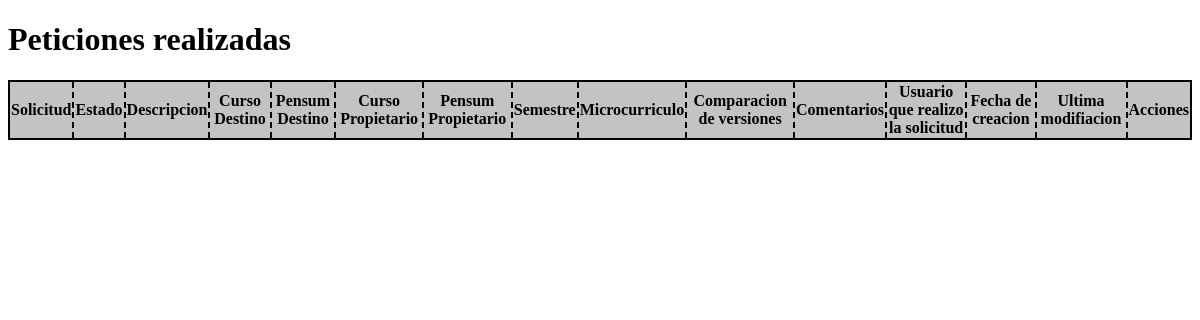
/peticiones/ (signed in), run on an earlier commit of the app's database.
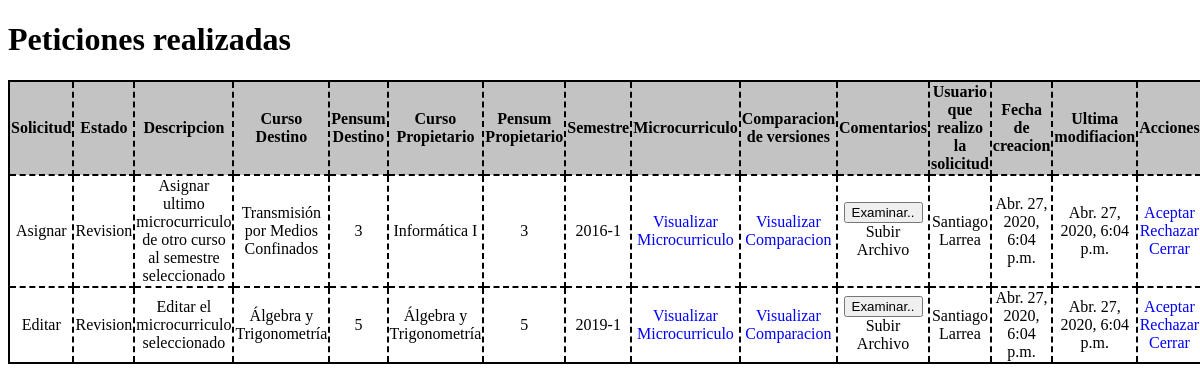
And on a later commit of the database.
### core/models.py (models this page shows, shortened)
class Solicitud(models.Model):
    id = models.AutoField(primary_key=True)
    soli = models.CharField(max_length=255, verbose_name="Solicitud")
    estado = models.CharField(max_length=255, verbose_name="Estado")
    descripcion = models.TextField(verbose_name="Descripcion")
    curso_destino = models.CharField(max_length=255, verbose_name="Curso Destino")
    pensum_destino = models.CharField(max_length=255, verbose_name="Pensum Destino")
    curso_propietario = models.CharField(max_length=255, verbose_name="Curso Propietario")
    pensum_propietario = models.CharField(max_length=255, verbose_name="Pensum Propietario")
    semestre_asignar = models.CharField(max_length=255, verbose_name="Semestre a asignar")
    vigencias_original = models.CharField(max_length=255, verbose_name="Vigencia Original",null=True)
    microcurriculo = models.ForeignKey(Microcurriculum_2,verbose_name="Microcurriculo",on_delete=models.SET_NULL,null=True)
    archivo = models.FileField(upload_to="files/",verbose_name="Comentarios")
    usuario = models.CharField(max_length=255, verbose_name="Usuario que realizo la peticion")
    coordinador = models.CharField(max_length=255, verbose_name="Coordinador que estudio la peticion")
    original = models.CharField(max_length=255, verbose_name="Microcurriculo Original")
    tipo = models.CharField(max_length=255, verbose_name="Tipo")
    created = models.DateTimeField(auto_now_add=True, verbose_name="Fecha de creacion")
    updated = models.DateTimeField(auto_now=True, verbose_name="Fecha de actualizacion")
    class Meta:
        verbose_name = "Solicitud"
        verbose_name_plural = "Solicitudes"
        ordering = ["id"]

### core/views.py (the view, shortened to what this page needs)
# urls.py: path('peticiones/',views.peticiones,name="peticiones")
def peticiones(request):
    if request.user.is_authenticated:
        if (str(request.user.groups.all()[0])=='Coordinador' or str(request.user.groups.all()[0])=='Editor'):
            peticion=Solicitud.objects.all()
            return render(request, "core/peticiones.html",{'solicitudes':peticion})
        else:
            return redirect('/nucleo')
    return redirect('/login')

### core/templatetags/auth_extras.py (called while the page is built)
@register.filter(name='has_group')
def has_group(user, group_name):
    group = Group.objects.get(name=group_name)
    return True if group in user.groups.all() else False

### core/templates/core/peticiones.html (shortened to what this page needs)
<!DOCTYPE html>
<html lang="es">
{% load auth_extras %}
{% load static %}
<head>
</head>
<h1>Peticiones realizadas</h1>
<body>
    <form method="POST" enctype="multipart/form-data">
        <table>
            <tr class="td1">
                <td><strong>Solicitud</strong></td>
                <td><strong>Estado</strong></td>
                <td><strong>Descripcion</strong></td>
                <td><strong>Curso Destino</strong></td>
                <td><strong>Pensum Destino</strong></td>
                <td><strong>Curso Propietario</strong></td>
                <td><strong>Pensum Propietario</strong></td>
                <td><strong>Semestre</strong></td>
                <td><strong>Microcurriculo</strong></td>
                <td><strong>Comparacion de versiones</strong></td>
                <td><strong>Comentarios</strong></td>
                {% if request.user|has_group:"Coordinador" %}
                    <td><strong>Usuario que realizo la solicitud</strong></td>
                {% elif request.user|has_group:"Editor" %}
                    <td><strong>Usuario que estudio la solicitud</strong></td>
                {% endif %}
                <td><strong>Fecha de creacion</strong></td>
                <td><strong>Ultima modifiacion</strong></td>
                <td><strong>Acciones</strong></td>
            </tr>
            {% for solicitud in solicitudes %}
            {% if solicitud.tipo == "Abierto"%}
                {% if request.user|has_group:"Coordinador" %}
                    <tr>
                        <td id="soli{{solicitud.microcurriculo.id}}" name="soli{{solicitud.microcurriculo.id}}">{{solicitud.soli}}</td>
                        <td id="estado{{solicitud.microcurriculo.id}}" name="estado{{solicitud.microcurriculo.id}}">{{solicitud.estado}}</td>
                        <td id="descripcion{{solicitud.microcurriculo.id}}" name="descripcion{{solicitud.microcurriculo.id}}">{{solicitud.descripcion}}</td>
                        <td id="curso_d{{solicitud.microcurriculo.id}}" name="curso_d{{solicitud.microcurriculo.id}}">{{solicitud.curso_destino}}</td>
                        <td id="pensum_d{{solicitud.microcurriculo.id}}" name="pensum_d{{solicitud.microcurriculo.id}}">{{solicitud.pensum_destino}}</td>
                        <td id="curso_p{{solicitud.microcurriculo.id}}" name="curso_p{{solicitud.microcurriculo.id}}">{{solicitud.curso_propietario}}</td>
                        <td id="pensum_p{{solicitud.microcurriculo.id}}" name="pensum_p{{solicitud.microcurriculo.id}}">{{solicitud.pensum_propietario}}</td>
                        <td id="semestre{{solicitud.microcurriculo.id}}" name="semestre{{solicitud.microcurriculo.id}}">{{solicitud.semestre_asignar}}</td>
                        <td><a href="javascript:micro({{solicitud.microcurriculo.id}})">Visualizar Microcurriculo</a></td>
                        <td><a href="javascript:comparacion({{solicitud.microcurriculo.id}})">Visualizar Comparacion</a></td>
                        {% if solicitud.estado == "Revision" %}
                            <td>
                                <table>
                                    <tr>
                                        <button type="button" onclick="abrir('file{{solicitud.microcurriculo.id}}')" id="boton{{solicitud.microcurriculo.id}}">Examinar..</button>
                                        <span id="text{{solicitud.microcurriculo.id}}">Subir Archivo</span>
                                    </tr>
                                </table>
                            </td>
                        {% else %}
                            <td><a href="{{solicitud.archivo.url}}" download>Archivo adjunto</a></td>
                        {% endif %}
                        <td id="user{{solicitud.microcurriculo.id}}" name="user{{solicitud.microcurriculo.id}}">{{solicitud.usuario}}</td>
                        <td id="date_new{{solicitud.microcurriculo.id}}" name="date_new{{solicitud.microcurriculo.id}}">{{solicitud.created}}</td>
                        <td id="date{{solicitud.microcurriculo.id}}" name="date{{solicitud.microcurriculo.id}}">{{solicitud.updated}}</td>
                        {% if solicitud.estado == "Revision" %}
                        <td>
                            <a href="javascript:aceptar({{solicitud.microcurriculo.id}})" class="isActivated">Aceptar</a>
                            <a href="javascript:rechazar({{solicitud.microcurriculo.id}})" class="isActivated">Rechazar</a>
                            <a href="javascript:cerrar({{solicitud.microcurriculo.id}})" class="isActivated">Cerrar</a>
                        </td>
                        {% else %}
                        <td>
                            <a href="" class="isDisabled">Aceptar</a>
                            <a href="" class="isDisabled">Rechazar</a>
                            <a href="" class="isDisabled">Cerrar</a>
                        </td>
                        {% endif %}
                    </tr>
                {% endif %}
            {% endif %}
            {% endfor %}
        </table>
    </form>
</body>
</html>

### core/templates/core/peticiones.html (style rules this page uses)
A:link { color: blue; font-size: 12pt; text-decoration: none }
table { border-collapse: collapse; text-align: center; border: black 2px solid; }
td { border: black 2px dashed; }
tr { border: black 2px dashed; }
.td1 { background: #c3c3c3; }
.isActivated { color: blue; font-size: 12pt; text-decoration: none; }

What changed in the data, as far as the page shows it:
added Solicitud: soli "Asignar", estado "Revision", descripcion "Asignar ultimo microcurriculo de otro curso al semestre seleccionado", curso_destino "Transmisión por Medios Confinados", pensum_destino "3", curso_propietario "Informática I", pensum_propietario "3", semestre_asignar "2016-1", usuario "Santiago Larrea", created "Abr. 27, 2020, 6:04 p.m.", updated "Abr. 27, 2020, 6:04 p.m."
added Solicitud: soli "Editar", estado "Revision", descripcion "Editar el microcurriculo seleccionado", curso_destino "Álgebra y Trigonometría", pensum_destino "5", curso_propietario "Álgebra y Trigonometría", pensum_propietario "5", semestre_asignar "2019-1", usuario "Santiago Larrea", created "Abr. 27, 2020, 6:04 p.m.", updated "Abr. 27, 2020, 6:04 p.m."
